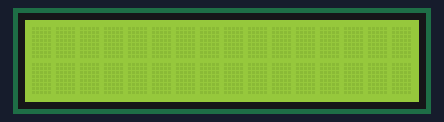
This sketch was run on a simulated Arduino Uno, built with avr-gcc and run on an emulated ATmega328P. On the bench: 16×2 character LCD.

Above: at 0.1 s.
At 0.6 s:
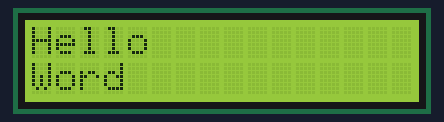

Measured:
- what the display in image 1 shows lasts 0.5 s, from 0.6 s to 1.1 s

The sketch:

HELLOWORDYAZPROG.ino
```cpp
#include<LiquidCrystal.h>//LCD kütüphanesi
LiquidCrystal lcd(8,9,4,5,6,7);
void setup()
{
 lcd.begin(16,2);
}

void loop()
{
 lcd.setCursor(0,0);//konumu belirler
 lcd.print("Hello");//Karakter yazılır
 lcd.setCursor(0,1);
 lcd.print("Word");

 //ekranı kapat
  lcd.noDisplay();
  delay(500);
 //ekranı aç
  lcd.display();
  delay(500);
}
```
